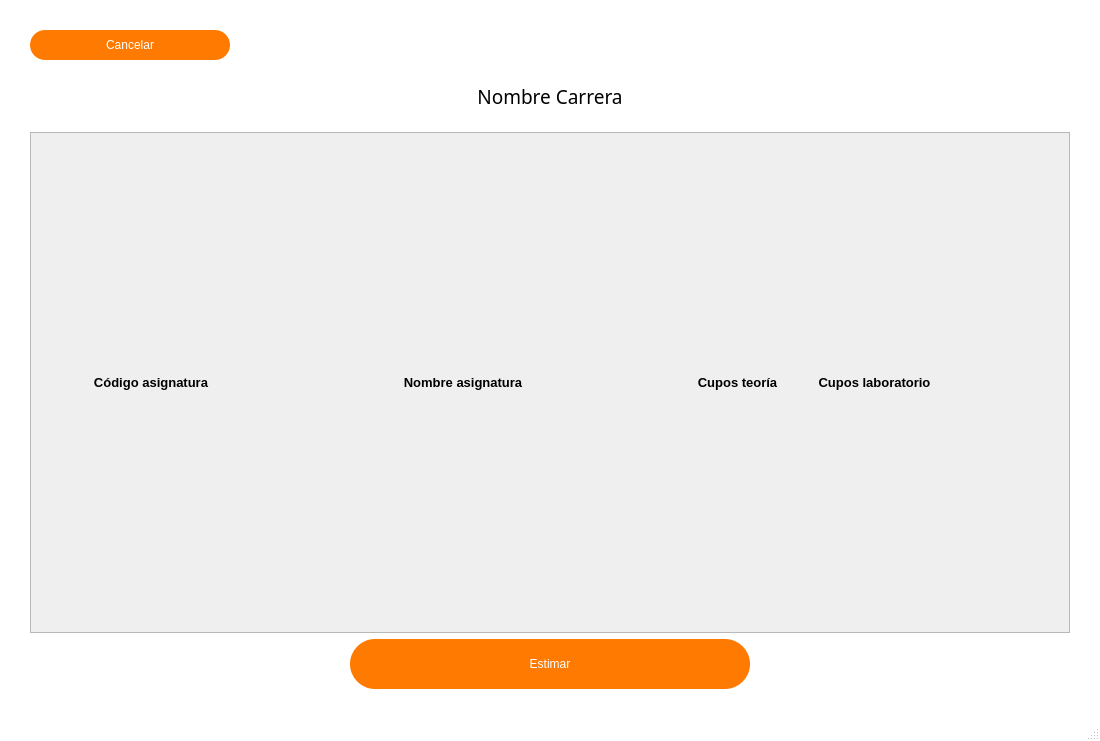
<?xml version="1.0" encoding="UTF-8"?>
<ui version="4.0">
 <class>MainWindow</class>
 <widget class="QMainWindow" name="MainWindow">
  <property name="geometry">
   <rect>
    <x>0</x>
    <y>0</y>
    <width>1100</width>
    <height>741</height>
   </rect>
  </property>
  <property name="windowTitle">
   <string>MainWindow</string>
  </property>
  <property name="styleSheet">
   <string notr="true">QMainWindow {
	background-color: white;
}</string>
  </property>
  <widget class="QWidget" name="centralwidget">
   <layout class="QVBoxLayout" name="verticalLayout">
    <property name="leftMargin">
     <number>30</number>
    </property>
    <property name="topMargin">
     <number>30</number>
    </property>
    <property name="rightMargin">
     <number>30</number>
    </property>
    <property name="bottomMargin">
     <number>30</number>
    </property>
    <item>
     <layout class="QHBoxLayout" name="horizontalLayout">
      <property name="spacing">
       <number>7</number>
      </property>
      <item>
       <widget class="QPushButton" name="button_home">
        <property name="minimumSize">
         <size>
          <width>200</width>
          <height>30</height>
         </size>
        </property>
        <property name="styleSheet">
         <string notr="true">.QPushButton {
	color: white;
	background: #FF7A00;
	border-radius: 15px;
}

.QPushButton:hover {
	background: #083C87;
}

.QPushButton:pressed {
	background: #E6E6E6;
}</string>
        </property>
        <property name="text">
         <string>Cancelar</string>
        </property>
       </widget>
      </item>
      <item>
       <spacer name="horizontalSpacer">
        <property name="orientation">
         <enum>Qt::Horizontal</enum>
        </property>
        <property name="sizeHint" stdset="0">
         <size>
          <width>40</width>
          <height>20</height>
         </size>
        </property>
       </spacer>
      </item>
     </layout>
    </item>
    <item>
     <widget class="QLabel" name="label">
      <property name="sizePolicy">
       <sizepolicy hsizetype="Expanding" vsizetype="Fixed">
        <horstretch>0</horstretch>
        <verstretch>0</verstretch>
       </sizepolicy>
      </property>
      <property name="minimumSize">
       <size>
        <width>0</width>
        <height>60</height>
       </size>
      </property>
      <property name="font">
       <font>
        <family>Arial Rounded MT Bold</family>
        <pointsize>14</pointsize>
       </font>
      </property>
      <property name="styleSheet">
       <string notr="true"/>
      </property>
      <property name="text">
       <string>Nombre Carrera</string>
      </property>
      <property name="alignment">
       <set>Qt::AlignCenter</set>
      </property>
     </widget>
    </item>
    <item>
     <widget class="QScrollArea" name="scrollArea">
      <property name="widgetResizable">
       <bool>true</bool>
      </property>
      <widget class="QWidget" name="scrollAreaWidgetContents">
       <property name="geometry">
        <rect>
         <x>0</x>
         <y>0</y>
         <width>1038</width>
         <height>478</height>
        </rect>
       </property>
       <property name="styleSheet">
        <string notr="true">.QPushButton {
	color: white;
	background: #E6E6E6;
	border-radius: 10px;
}

.QPushButton:hover {
	background: #083C87;
}

.QPushButton:pressed {
	background: #FF7A00;
}</string>
       </property>
       <layout class="QVBoxLayout" name="verticalLayout_2">
        <item>
         <layout class="QGridLayout" name="gridLayout" rowstretch="0">
          <property name="sizeConstraint">
           <enum>QLayout::SetDefaultConstraint</enum>
          </property>
          <property name="leftMargin">
           <number>0</number>
          </property>
          <property name="rightMargin">
           <number>0</number>
          </property>
          <property name="horizontalSpacing">
           <number>1</number>
          </property>
          <item row="0" column="1">
           <widget class="QLabel" name="label_8">
            <property name="minimumSize">
             <size>
              <width>350</width>
              <height>0</height>
             </size>
            </property>
            <property name="maximumSize">
             <size>
              <width>400</width>
              <height>16777215</height>
             </size>
            </property>
            <property name="font">
             <font>
              <pointsize>10</pointsize>
              <weight>75</weight>
              <bold>true</bold>
              <stylestrategy>PreferDefault</stylestrategy>
              <kerning>true</kerning>
             </font>
            </property>
            <property name="text">
             <string>Nombre asignatura</string>
            </property>
            <property name="alignment">
             <set>Qt::AlignCenter</set>
            </property>
           </widget>
          </item>
          <item row="0" column="2">
           <widget class="QLabel" name="label_9">
            <property name="sizePolicy">
             <sizepolicy hsizetype="Fixed" vsizetype="Preferred">
              <horstretch>0</horstretch>
              <verstretch>0</verstretch>
             </sizepolicy>
            </property>
            <property name="minimumSize">
             <size>
              <width>125</width>
              <height>0</height>
             </size>
            </property>
            <property name="maximumSize">
             <size>
              <width>125</width>
              <height>16777215</height>
             </size>
            </property>
            <property name="font">
             <font>
              <pointsize>10</pointsize>
              <weight>75</weight>
              <bold>true</bold>
              <stylestrategy>PreferDefault</stylestrategy>
              <kerning>true</kerning>
             </font>
            </property>
            <property name="text">
             <string>Cupos teoría</string>
            </property>
            <property name="alignment">
             <set>Qt::AlignCenter</set>
            </property>
           </widget>
          </item>
          <item row="0" column="0">
           <widget class="QLabel" name="label_7">
            <property name="minimumSize">
             <size>
              <width>150</width>
              <height>50</height>
             </size>
            </property>
            <property name="maximumSize">
             <size>
              <width>200</width>
              <height>60</height>
             </size>
            </property>
            <property name="font">
             <font>
              <pointsize>10</pointsize>
              <weight>75</weight>
              <bold>true</bold>
              <stylestrategy>PreferDefault</stylestrategy>
              <kerning>true</kerning>
             </font>
            </property>
            <property name="text">
             <string>Código asignatura</string>
            </property>
            <property name="alignment">
             <set>Qt::AlignCenter</set>
            </property>
           </widget>
          </item>
          <item row="0" column="3">
           <widget class="QLabel" name="label_10">
            <property name="sizePolicy">
             <sizepolicy hsizetype="Fixed" vsizetype="Preferred">
              <horstretch>0</horstretch>
              <verstretch>0</verstretch>
             </sizepolicy>
            </property>
            <property name="minimumSize">
             <size>
              <width>125</width>
              <height>0</height>
             </size>
            </property>
            <property name="maximumSize">
             <size>
              <width>125</width>
              <height>16777215</height>
             </size>
            </property>
            <property name="font">
             <font>
              <pointsize>10</pointsize>
              <weight>75</weight>
              <bold>true</bold>
              <stylestrategy>PreferDefault</stylestrategy>
              <kerning>true</kerning>
             </font>
            </property>
            <property name="text">
             <string>Cupos laboratorio</string>
            </property>
            <property name="alignment">
             <set>Qt::AlignCenter</set>
            </property>
           </widget>
          </item>
          <item row="0" column="4">
           <widget class="QLabel" name="label_11">
            <property name="sizePolicy">
             <sizepolicy hsizetype="Fixed" vsizetype="Preferred">
              <horstretch>0</horstretch>
              <verstretch>0</verstretch>
             </sizepolicy>
            </property>
            <property name="minimumSize">
             <size>
              <width>100</width>
              <height>0</height>
             </size>
            </property>
            <property name="maximumSize">
             <size>
              <width>100</width>
              <height>16777215</height>
             </size>
            </property>
            <property name="text">
             <string/>
            </property>
           </widget>
          </item>
         </layout>
        </item>
       </layout>
      </widget>
     </widget>
    </item>
    <item alignment="Qt::AlignHCenter">
     <widget class="QPushButton" name="button_estimar">
      <property name="sizePolicy">
       <sizepolicy hsizetype="Minimum" vsizetype="Fixed">
        <horstretch>0</horstretch>
        <verstretch>0</verstretch>
       </sizepolicy>
      </property>
      <property name="minimumSize">
       <size>
        <width>400</width>
        <height>50</height>
       </size>
      </property>
      <property name="maximumSize">
       <size>
        <width>400</width>
        <height>200</height>
       </size>
      </property>
      <property name="styleSheet">
       <string notr="true">.QPushButton {
	color: white;
	background: #FF7A00;
	border-radius: 25px;
}

.QPushButton:hover {
	background: #083C87;
}

.QPushButton:pressed {
	background: #E6E6E6;
}</string>
      </property>
      <property name="text">
       <string>Estimar</string>
      </property>
     </widget>
    </item>
   </layout>
  </widget>
  <widget class="QMenuBar" name="menubar">
   <property name="geometry">
    <rect>
     <x>0</x>
     <y>0</y>
     <width>1100</width>
     <height>21</height>
    </rect>
   </property>
  </widget>
  <widget class="QStatusBar" name="statusbar"/>
 </widget>
 <resources/>
 <connections/>
</ui>
